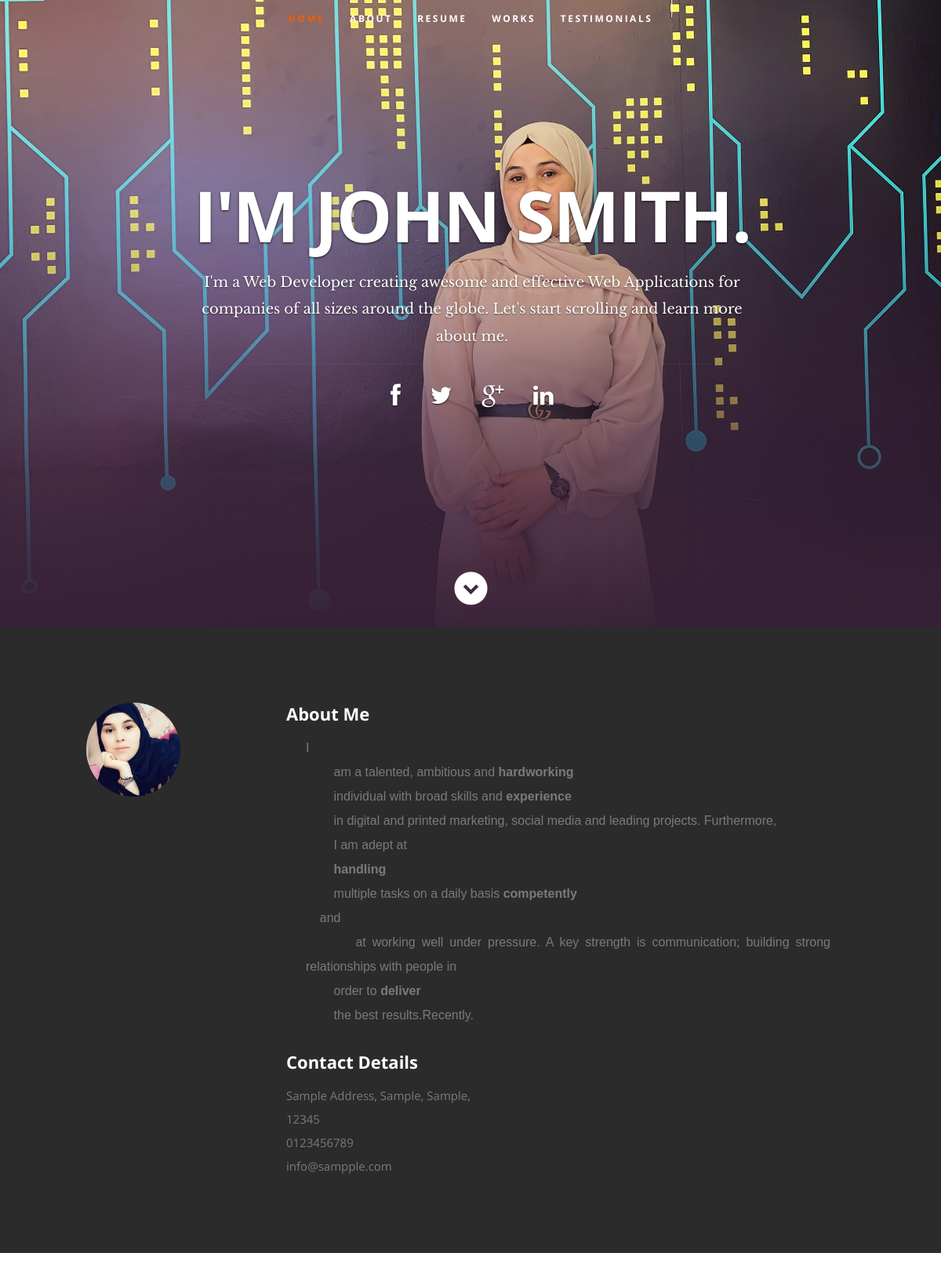
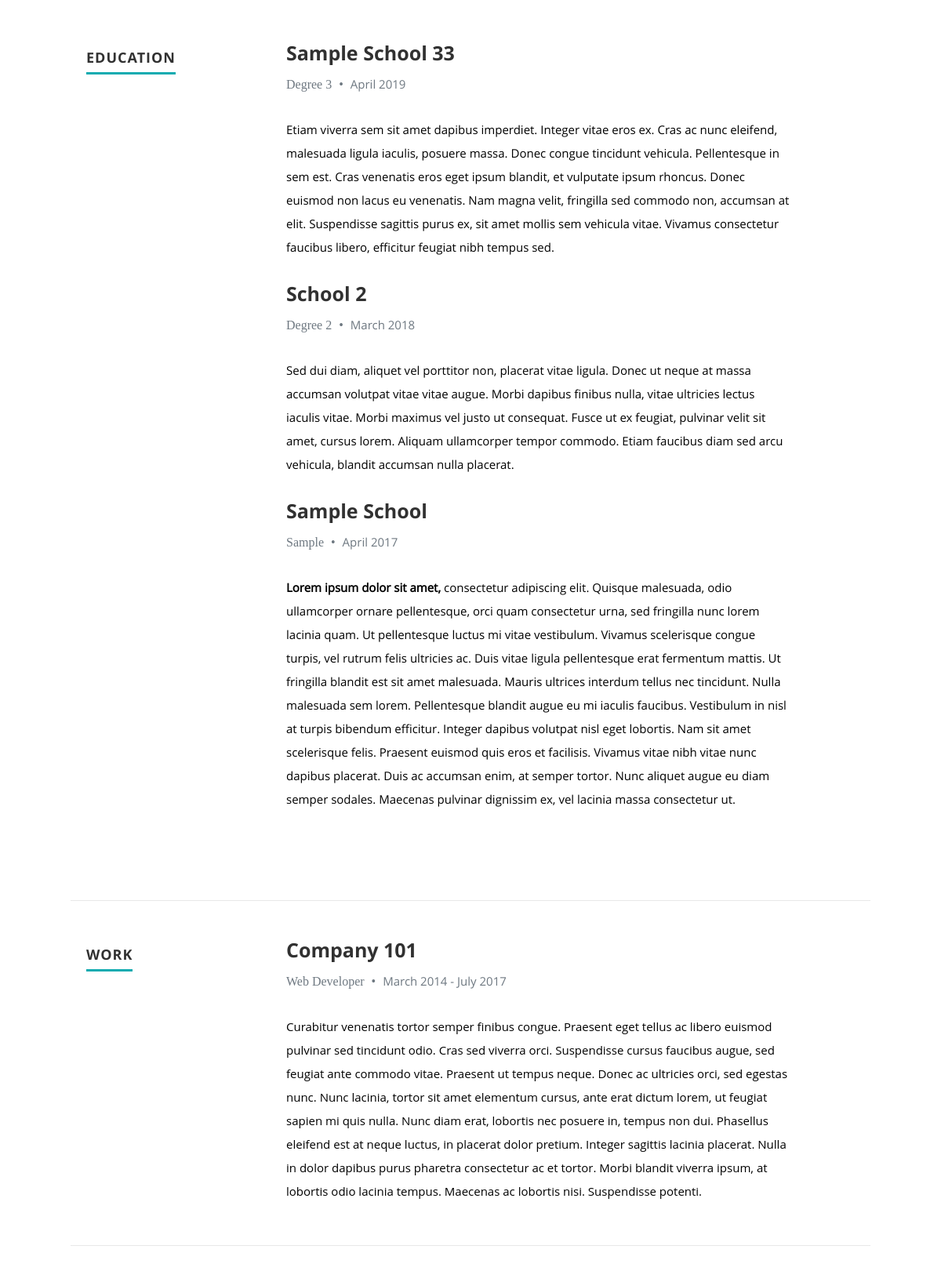
The page / (upper part) on the database its author committed (2 pictures, top to bottom).
### tables this page shows
CREATE TABLE `users` (
  `id` int(50) NOT NULL,
  `firstname` varchar(250) NOT NULL,
  `lastname` varchar(250) NOT NULL,
  `username` text NOT NULL,
  `password` text NOT NULL,
  `avatar` text DEFAULT NULL,
  `last_login` datetime DEFAULT NULL,
  `date_added` datetime NOT NULL DEFAULT current_timestamp(),
  `date_updated` datetime DEFAULT NULL ON UPDATE current_timestamp()
);

CREATE TABLE `education` (
  `id` int(30) NOT NULL,
  `school` text DEFAULT NULL,
  `degree` text DEFAULT NULL,
  `month` varchar(50) NOT NULL,
  `year` int(10) NOT NULL,
  `description` text DEFAULT NULL,
  `order_by` int(30) NOT NULL
);

CREATE TABLE `work` (
  `id` int(30) NOT NULL,
  `company` text DEFAULT NULL,
  `position` text DEFAULT NULL,
  `started` varchar(250) NOT NULL,
  `ended` varchar(250) NOT NULL,
  `description` text DEFAULT NULL,
  `order_by` int(30) NOT NULL
);

### classes/DBConnection.php (called while the page is built, shortened)
<?php
class DBConnection{
    private $host = DB_SERVER;
    private $username = DB_USERNAME;
    private $password = DB_PASSWORD;
    private $database = DB_NAME;
    public $conn;
    public function __construct(){
        if (!isset($this->conn)) {
            $this->conn = new mysqli($this->host, $this->username, $this->password, $this->database);
        }
    }
}
?>

### classes/SystemSettings.php (called while the page is built, shortened)
<?php
class SystemSettings extends DBConnection{
	function info($field=''){
		if(!empty($field)){
			if(isset($_SESSION['system_info'][$field]))
				return $_SESSION['system_info'][$field];
			else
				return false;
		}else{
			return false;
		}
	}
}
$_settings = new SystemSettings();
?>

### config.php (called while the page is built, shortened)
<?php
require_once('classes/DBConnection.php');
require_once('classes/SystemSettings.php');
function validate_image($file){
	if(!empty($file)){
		if(is_file(base_app.$file)){
			return base_url.$file;
		}else{
			return base_url.'dist/img/no-image-available (2).png';
		}
	}else{
		return base_url.'dist/img/no-image-available (2).png';
	}
}
?>

### index.php (the view, shortened to what this page needs)
<?php require_once('config.php'); ?>
 <!DOCTYPE html>
<html lang="en" class="" style="height: auto;">
<?php require_once('inc/header.php') ?>
  <body>
   <header id="home">
      <nav id="nav-wrap">
         <ul id="nav" class="nav">
            <li class="current"><a class="smoothscroll" href="#home">Home</a></li>
            <li><a class="smoothscroll" href="#about">About</a></li>
           <li><a class="smoothscroll" href="#resume">Resume</a></li>
            <li><a class="smoothscroll" href="#portfolio">Works</a></li>
            <li><a class="smoothscroll" href="#testimonials">Testimonials</a></li>
         </ul>
      </nav>
<?php
$u_qry = $conn->query("SELECT * FROM users where id = 1");
foreach($u_qry->fetch_array() as $k => $v){
  if(!is_numeric($k)){
    $user[$k] = $v;
  }
}
$c_qry = $conn->query("SELECT * FROM contacts");
while($row = $c_qry->fetch_assoc()){
    $contact[$row['meta_field']] = $row['meta_value'];
}
?>
      <div class="row banner">
         <div class="banner-text">
            <h1 class="responsive-headline upper">I'm <?php echo isset($user) ? ucwords($user['firstname'].' '.$user['lastname']) : ""; ?>.</h1>
            <h3 class="white"><?php echo stripslashes($_settings->info('welcome_message')) ?></h3>
            <hr />
            <ul class="social">
               <li><a target="_blank" href="<?php echo $contact['facebook'] ?>"><i class="fa fa-facebook"></i></a></li>
               <li><a target="_blank" href="<?php echo $contact['twitter'] ?>"><i class="fa fa-twitter"></i></a></li>
               <li><a target="_blank" href="mailto:<?php echo $contact['email'] ?>"><i class="fa fa-google-plus"></i></a></li>
               <li><a target="_blank" href="<?php echo $contact['linkin'] ?>"><i class="fa fa-linkedin"></i></a></li>
            </ul>
         </div>
      </div>
      <p class="scrolldown">
         <a class="smoothscroll" href="#about"><i class="icon-down-circle"></i></a>
      </p>
   </header>
   <section id="about">
      <div class="row">
         <div class="three columns">
            <img class="profile-pic"  src="<?php echo validate_image("avatar") ?>" alt="" />
         </div>
         <div class="nine columns main-col">
            <h2>About Me</h2>
            <div id="about_me"><?php include "about.html"; ?></div>
            <div class="row">
               <div class="columns contact-details">
                  <h2>Contact Details</h2>
                  <p class="address">
               <span><?php echo $contact['address'] ?></span><br>
               <span><?php echo $contact['mobile'] ?></span><br>
                     <span><?php echo $contact['email'] ?></span>
             </p>
               </div>
               <div class="columns download">
               </div>
            </div>
         </div>
      </div>
   </section>
   <section id="resume">
      <div class="row education">
         <div class="three columns header-col">
            <h1><span>Education</span></h1>
         </div>
         <div class="nine columns main-col">
          <?php
          $e_qry = $conn->query("SELECT * FROM education order by year desc, month desc");
          while($row = $e_qry->fetch_assoc()):
          ?>
            <div class="row item">
               <div class="twelve columns">
                  <h3><?php echo $row['school'] ?></h3>
                  <p class="info"><?php echo $row['degree'] ?> <span>&bull;</span> <em class="date"><?php echo $row['month'].' '.$row['year'] ?></em></p>
                  <p>
                  <?php echo stripslashes(html_entity_decode($row['description'])) ?>
                  </p>
               </div>
            </div>
          <?php endwhile; ?>
         </div>
      </div>
      <div class="row work">
         <div class="three columns header-col">
            <h1><span>Work</span></h1>
         </div>
         <div class="nine columns main-col">
          <?php
          $w_qry = $conn->query("SELECT * FROM work ");
          while($row = $w_qry->fetch_assoc()):
          ?>
            <div class="row item">
               <div class="twelve columns">
                  <h3><?php echo $row['company'] ?></h3>
                  <p class="info"><?php echo $row['position'] ?> <span>&bull;</span> <em class="date"><?php echo str_replace("_"," ",$row['started']) ?> - <?php echo str_replace("_"," ",$row['ended']) ?></em></p>
                  <p><?php echo stripslashes(html_entity_decode($row['description'])) ?></p>
               </div>
            </div>
          <?php endwhile; ?>
         </div>
      </div>
  </body>
</html>

### inc/header.php (shortened to what this page needs)
<head>
   <link rel="stylesheet" href="<?php echo base_url ?>profile_asset/css/default.css">
  <link rel="stylesheet" href="<?php echo base_url ?>profile_asset/css/layout.css">
   <link rel="stylesheet" href="<?php echo base_url ?>profile_asset/css/media-queries.css">
   <link rel="stylesheet" href="<?php echo base_url ?>profile_asset/css/magnific-popup.css">
  </head>

### profile_asset/css/default.css (style rules this page uses)
html, body, div, span, object, iframe, h1, h2, h3, h4, h5, h6, p, blockquote, pre, abbr, address, cite, code, del, dfn, em, img, ins, kbd, q, samp, small, strong, sub, sup, var, b, i, dl, dt, dd, ol, ul, li, fieldset, form, label, legend, table, caption, tbody, tfoot, thead, tr, th, td, article, aside, canvas, details, figcaption, figure, footer, header, hgroup, menu, nav, section, summary, time, mark, audio, video { margin: 0; padding: 0; border: 0; outline: 0; font-size: 100%; vertical-align: baseline; background: transparent; }
article,aside,details,figcaption,figure, footer,header,hgroup,menu,nav,section { display: block; }
*, *:before, *:after { -moz-box-sizing: border-box; -webkit-box-sizing: border-box; box-sizing: border-box; }
html { font-size: 62.5%; -webkit-font-smoothing: antialiased; }
body { background: #fff; font-family: 'opensans-regular', sans-serif; font-weight: normal; font-size: 15px; line-height: 30px; color: #838C95; -webkit-font-smoothing: antialiased; -webkit-text-size-adjust: 100%; }
h1, h2, h3, h4, h5, h6 { color: #313131; font-family: 'opensans-bold', sans-serif; font-weight: normal; }
h1 { font-size: 38px; line-height: 42px; margin-bottom: 12px; letter-spacing: -1px; }
h2 { font-size: 28px; line-height: 36px; margin-bottom: 6px; }
h3 { font-size: 22px; line-height: 30px; margin-bottom: 12px; }
p { margin: 0 0 30px 0; }
em { font: 15px/30px 'opensans-italic', sans-serif; }
hr { border: solid #E3E3E3; border-width: 1px 0 0; clear: both; margin: 11px 0 30px; height: 0; }
a, a:visited { text-decoration: none; outline: 0; color: #11ABB0; -webkit-transition: color .3s ease-in-out; -moz-transition: color .3s ease-in-out; -o-transition: color .3s ease-in-out; transition: color .3s ease-in-out; }
p a, p a:visited { line-height: inherit; }
ul, ol { margin-bottom: 24px; margin-top: 12px; }
ul { list-style: none outside; }
li { line-height: 18px; margin-bottom: 12px; }
img { max-width: 100%; height: auto; }
.row { width: 96%; max-width: 1020px; margin: 0 auto; }
.row .row { width: auto; max-width: none; margin: 0 -20px; }
.row:before, .row:after { content: " "; display: table; }
.row:after { clear: both; }
.column, .columns { position: relative; padding: 0 20px; min-height: 1px; float: left; }
[class*="column"] + [class*="column"]:last-child { float: right; }
.row .three { width: 25%; }
.row .nine { width: 75%; }
.row .twelve { width: 100%; }

### index.php (style rules this page uses)
#about_me * { color:#7A7A7A !important; }
.white { color:white !important; }
.upper { text-transform: uppercase !important; }

### rows shown on the page
users: firstname+lastname "JOHN SMITH"
education: school "Sample School 33", degree "Degree 3", month "April", year "2019", description "Etiam viverra sem sit amet dapibus imperdiet. Integer vitae eros ex. Cras ac nunc eleifend, malesuada ligula iaculis, posuere massa. Donec congue tincidunt vehicula. Pellentesque in sem est. Cras venenatis eros eget ipsum blandit, et vulputate ipsum rhoncus. Donec euismod non lacus eu venenatis. Nam magna velit, fringilla sed commodo non, accumsan at elit. Suspendisse sagittis purus ex, sit amet mollis sem vehicula vitae. Vivamus consectetur faucibus libero, efficitur feugiat nibh tempus sed."
education: school "School 2", degree "Degree 2", month "March", year "2018", description "Sed dui diam, aliquet vel porttitor non, placerat vitae ligula. Donec ut neque at massa accumsan volutpat vitae vitae augue. Morbi dapibus finibus nulla, vitae ultricies lectus iaculis vitae. Morbi maximus vel justo ut consequat. Fusce ut ex feugiat, pulvinar velit sit amet, cursus lorem. Aliquam ullamcorper tempor commodo. Etiam faucibus diam sed arcu vehicula, blandit accumsan nulla placerat."
education: school "Sample School", degree "Sample", month "April", year "2017", description "Lorem ipsum dolor sit amet, consectetur adipiscing elit. Quisque malesuada, odio ullamcorper ornare pellentesque, orci quam consectetur urna, sed fringilla nunc lorem lacinia quam. Ut pellentesque luctus mi vitae vestibulum. Vivamus scelerisque congue turpis, vel rutrum felis ultricies ac. Duis vitae ligula pellentesque erat fermentum mattis. Ut fringilla blandit est sit amet malesuada. Mauris ultrices interdum tellus nec tincidunt. Nulla malesuada sem lorem. Pellentesque blandit augue eu mi iaculis faucibus. Vestibulum in nisl at turpis bibendum efficitur. Integer dapibus volutpat nisl eget lobortis. Nam sit amet scelerisque felis. Praesent euismod quis eros et facilisis. Vivamus vitae…"
work: company "Company 101", position "Web Developer", started "March 2014", ended "July 2017", description "Curabitur venenatis tortor semper finibus congue. Praesent eget tellus ac libero euismod pulvinar sed tincidunt odio. Cras sed viverra orci. Suspendisse cursus faucibus augue, sed feugiat ante commodo vitae. Praesent ut tempus neque. Donec ac ultricies orci, sed egestas nunc. Nunc lacinia, tortor sit amet elementum cursus, ante erat dictum lorem, ut feugiat sapien mi quis nulla. Nunc diam erat, lobortis nec posuere in, tempus non dui. Phasellus eleifend est at neque luctus, in placerat dolor pretium. Integer sagittis lacinia placerat. Nulla in dolor dapibus purus pharetra consectetur ac et tortor. Morbi blandit viverra ipsum, at lobortis odio lacinia tempus. Maecenas ac lobortis nisi.…"

### other values the page prints
$_settings->info('welcome_message') "I'm a Web Developer creating awesome and effective Web Applications for companies of all sizes around the globe. Let's start scrolling and learn more about me."
$contact['address'] "Sample Address, Sample, Sample, 12345"
$contact['mobile'] "0123456789"
$contact['email'] "info@sampple.com"
